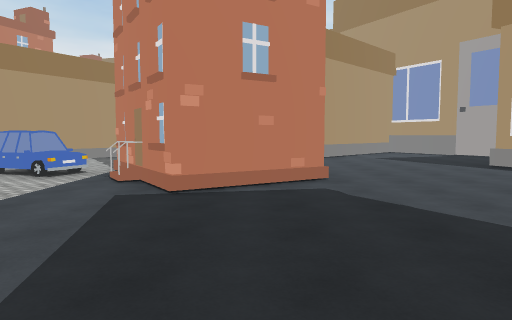
View 1 (above)

24 first-person views from a walk through a scene from a Unity 3-D project. The camera is 1.5 m above the floor, tilts 4° down and sees 70° across. The floor is counted in squares, 2 m on a side. Each view is taken from the middle of a square. On the plan, view 1 faces up. The plan holds only what a view shows up to about 11 squares ahead; the rest is blank. The place goes on beyond the plan. The player is left out. Some animated figures are left out. Some surface patterns are stand-ins.

View 2
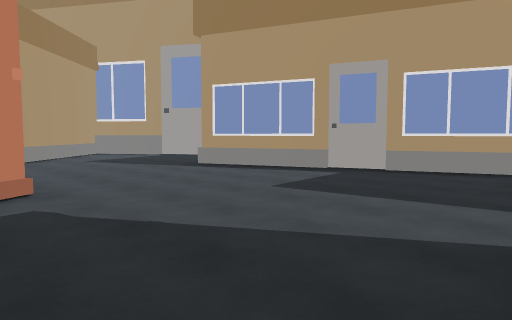

View 3
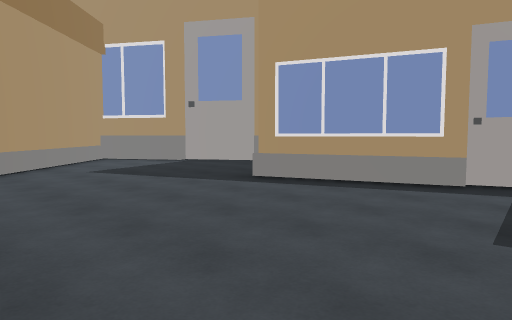

View 4
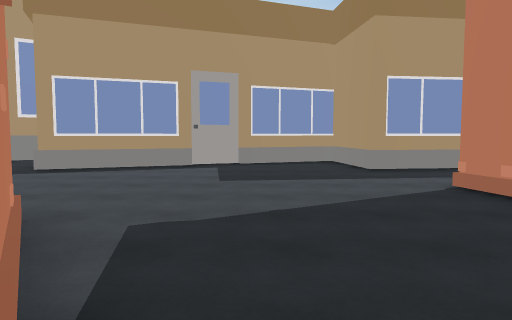

View 5
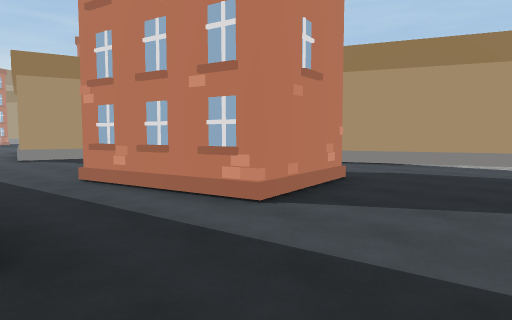

View 6
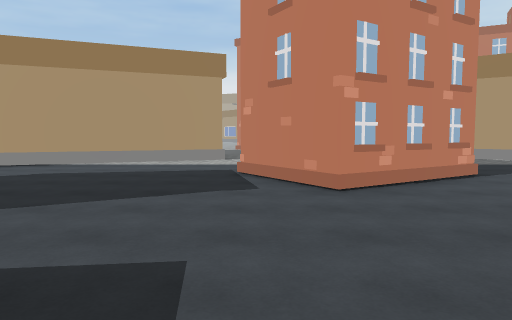

View 7
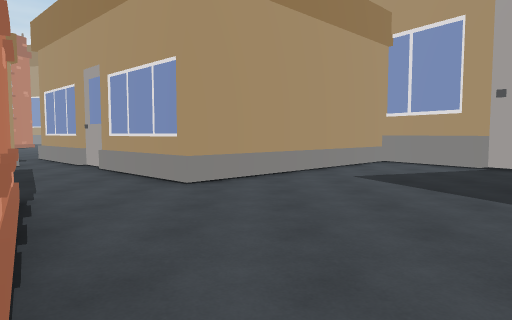

View 8
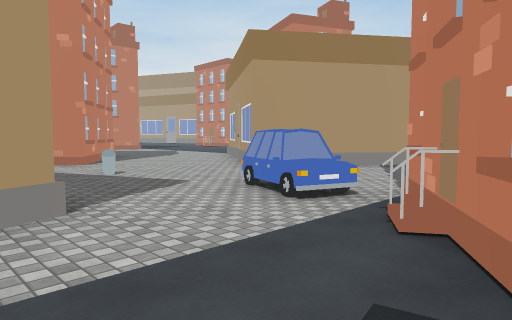

View 9
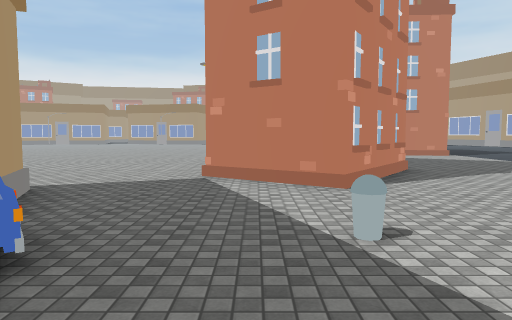

View 10
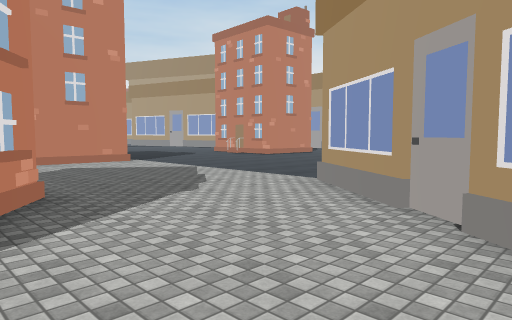

View 11
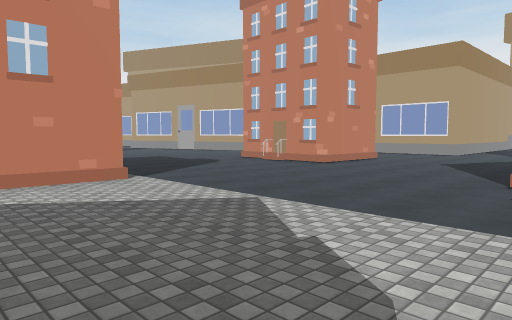

View 12
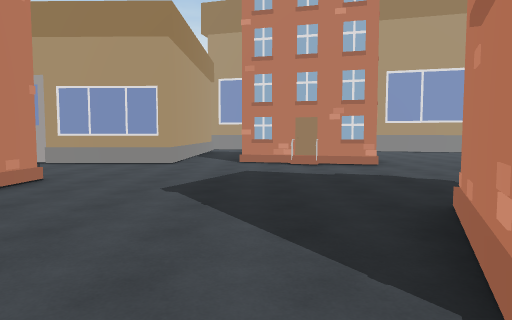

View 13
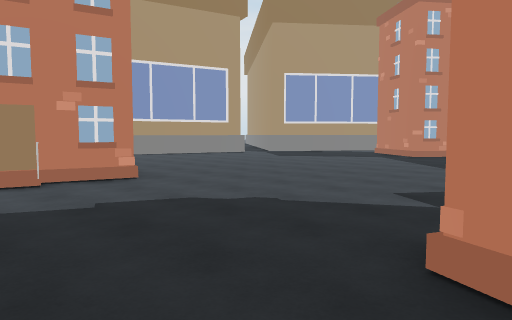

View 14
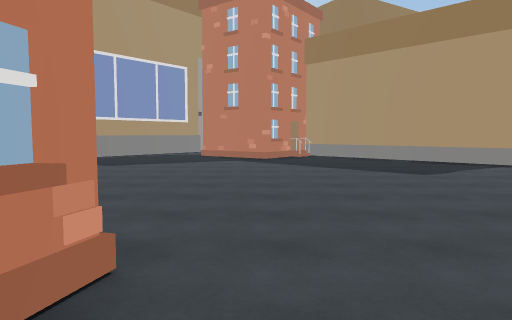

View 15
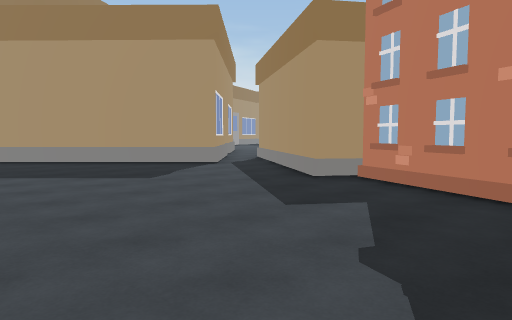

View 16
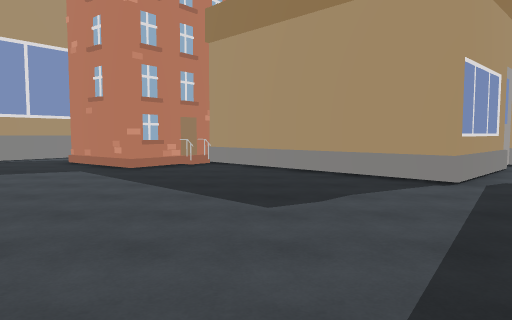

View 17
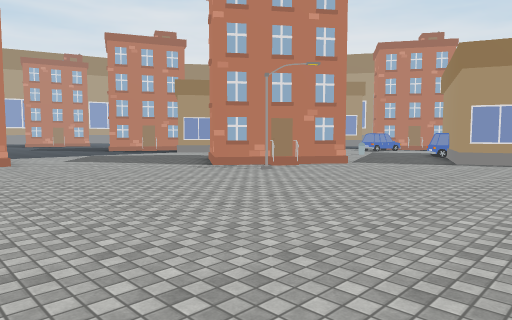

View 18
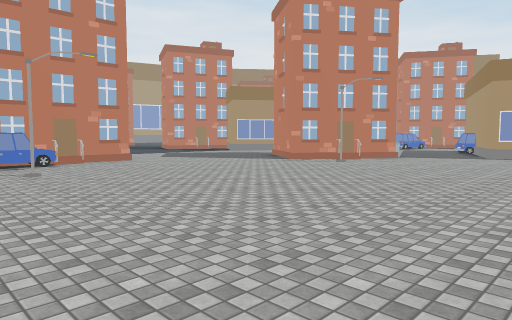

View 19
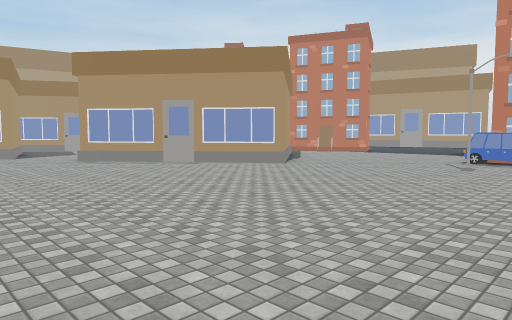

View 20
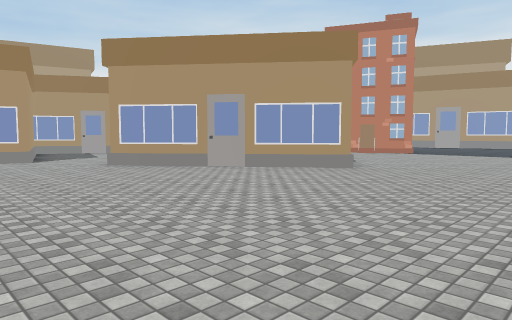

View 21
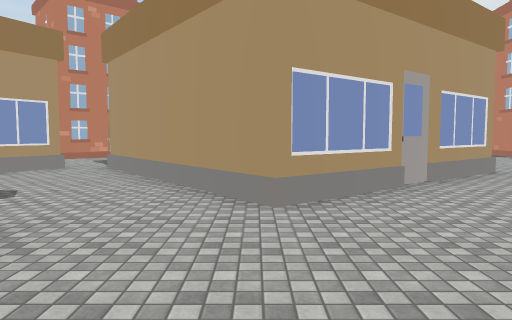

View 22
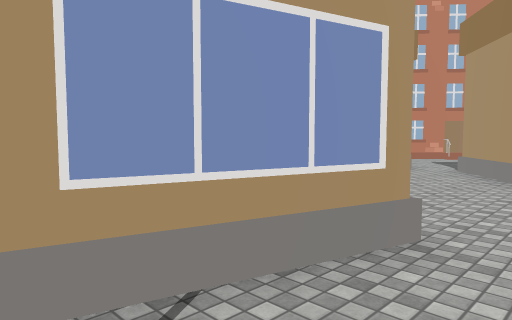

View 23
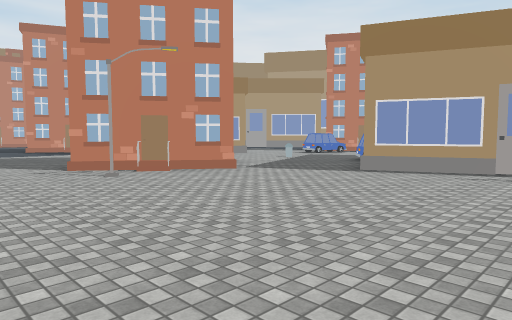

View 24
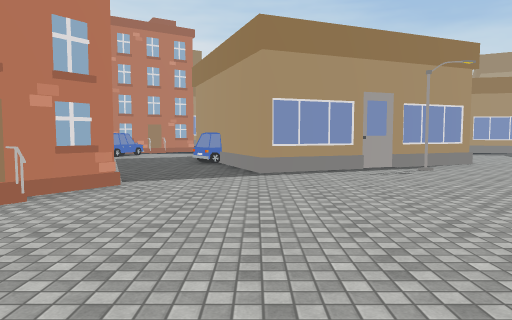

### Floor plan
Key: @ floor where view 1 was taken; # wall or solid block; . floor; O other object.
Columns run from 34 left of view 1 to 9 right of it. Each row starts with its distance up from view 1.
 25                   #.    ............#
 24               #####.O## ..........O
 23                ..O...O##.........#
 22                .................###
 21                 .................O#
 20                 O.................#
 19                 #................##
 18                ##...............##
 17               .O......##.......##
 16              .........######..##
 15             .........O     ##..##     ###
 14             ..........      ###.##   ##.##
 13              ..........      ##..## ##...##
 12              O  .......O     #....###.....#
 11 O               #.......### ##.....#......##
 10 O         ...# ##.........###..............#
  9 .        ...OOO#...........O  .. O.......
  8 .       .............#.......... ##.....##
  7 .       .............###.....OOO###.....O#
  6 O##     #....#......####O.O...O. ###.....#
  5 ..##   ##...........#O##.........#.......##
  4 ...#   O............O.O......#............#
  3 ...####....................O###...........#
  2  ...O...................O##   #...........#
  1  #.......................#    #.....##..#
  0  #O......................O    ##..@  #..O
 -1  #............. ..........#    #.    #..#
 -2  # ..     .... . . .. ...OO           ..

Positions as (right, up) in squares from view 1, and headings:
1: (0, 0), facing up
2: (0, 1), facing up-right
3: (1, 4), facing up-right
4: (-2, 4), facing right
5: (6, 4), facing down-left
6: (6, 5), facing left
7: (2, 5), facing up
8: (-1, 3), facing up-left
9: (-5, 5), facing left
10: (-8, 7), facing up-left
11: (-12, 9), facing up-left
12: (-14, 14), facing up
13: (-14, 17), facing up-right
14: (-13, 22), facing right
15: (-12, 22), facing down-right
16: (-10, 19), facing right
17: (-20, -1), facing up-right
18: (-23, -1), facing up-right
19: (-19, -2), facing up-left
20: (-21, -2), facing up-left
21: (-30, -2), facing up
22: (-31, -2), facing up-left
23: (-17, -2), facing up-right
24: (-17, 2), facing right
